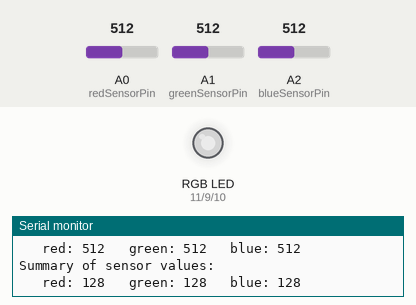
Bench run of a program on a simulated Arduino Uno, built with avr-gcc and run on an emulated ATmega328P. On the bench: an RGB LED mixed from three pins (HIGH = lit), the last lines printed to the serial monitor. The test bench sets the inputs (shaded band); at power-on: A0 (redSensorPin) = 512, A2 (blueSensorPin) = 512, A1 (greenSensorPin) = 512. Dim RGB values are drawn brighter than linear.

Above: at 1.8 s.
1.9 s: A0 (redSensorPin) set to 716
At 3.4 s:
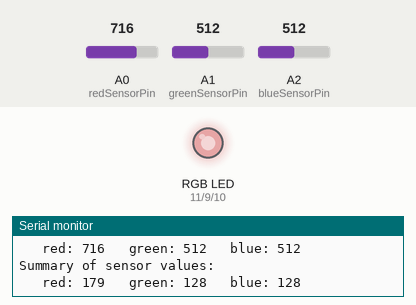
3.7 s: A2 (blueSensorPin) set to 716
At 5.5 s:
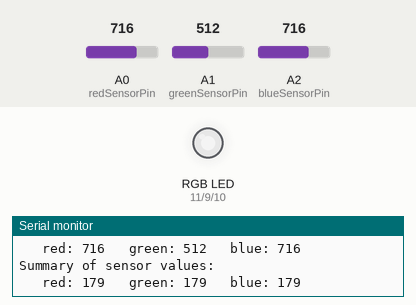
5.8 s: A0 (redSensorPin) set to 900
At 7.5 s:
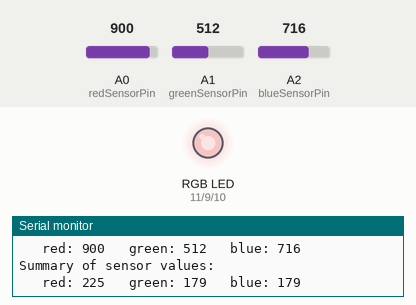
8.0 s: A2 (blueSensorPin) set to 900
At 9.6 s:
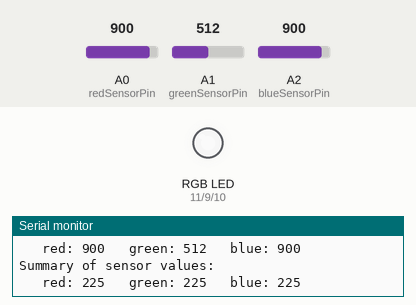
10.1 s: A0 (redSensorPin) set to 511
At 11.6 s:
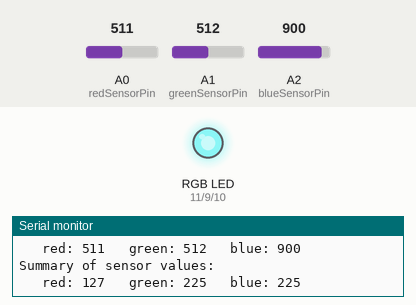
12.2 s: A2 (blueSensorPin) set to 122
At 13.6 s:
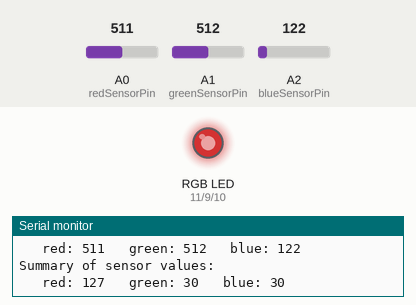
Timing chart, 0 to 15.2 s (numbered marks = the images above; inputs shaded):
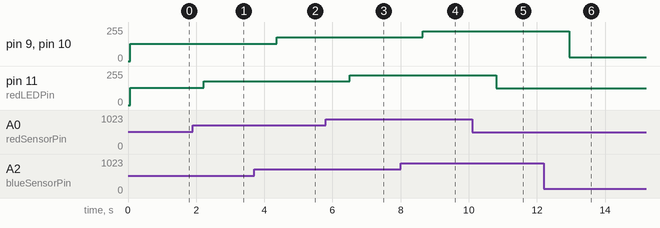

The program:

main.cpp
```cpp
#include <Arduino.h>

const int greenLEDPin = 9;
const int redLEDPin = 11;
const int blueLEDPin = 10;

const int redSensorPin = A0;
const int greenSensorPin = A1;
const int blueSensorPin = A2;

int redValue = 0;
int greenValue = 0;
int blueValue = 0;

int redSensorValue = 0;
int greenSensorValue = 0;
int blueSensorValue = 0;

void setup() {
  Serial.begin(9600);

  pinMode(greenLEDPin, OUTPUT);
  pinMode(redLEDPin, OUTPUT);
  pinMode(blueLEDPin, OUTPUT);
}

void loop() {
  redSensorValue = analogRead(redSensorPin);
  delay(5);

  greenSensorValue = analogRead(greenSensorPin);
  delay(5);

  blueSensorValue = analogRead(blueSensorPin);
  delay(5);

  Serial.println("Raw data from sensor:");
  Serial.print("\t red: ");
  Serial.print(redSensorValue);
  Serial.print("\t green: ");
  Serial.print(greenSensorValue);
  Serial.print("\t blue: ");
  Serial.println(blueSensorValue);

  // Raw sensor values range from 0 to 1023, convert to RGB, 0 to 255
  redValue = redSensorValue/4;
  greenValue = blueSensorValue/4;
  blueValue = blueSensorValue/4;

  Serial.println("Summary of sensor values:");
  Serial.print("\t red: ");
  Serial.print(redValue);
  Serial.print("\t green: ");
  Serial.print(greenValue);
  Serial.print("\t blue: ");
  Serial.println(blueValue);

  // Digital pins output binary signals (0/1). To control LED brightness, we use Pulse Width
  // Modulation (PWM), which adjusts the ratio of time the signal is 1 versus 0. This creates
  // a perceived analog output, dimming the LEDs based on the duty cycle (percentage of time
  // the signal stays high during each cycle)
  analogWrite(redLEDPin, redValue);
  analogWrite(greenLEDPin, greenValue);
  analogWrite(blueLEDPin, blueValue);
  delay(1000);
}
```

Measured:
- after the input at 1.9 s, pin 11 (redLEDPin): 128/255 → 179/255 after 0.32 s
- after the input at 3.7 s, pin 9 (greenLEDPin), pin 10 (blueLEDPin): 128/255 → 179/255 after 0.66 s
- after the input at 5.8 s, pin 11 (redLEDPin): 179/255 → 225/255 after 0.71 s
- after the input at 8.0 s, pin 9 (greenLEDPin), pin 10 (blueLEDPin): 179/255 → 225/255 after 0.65 s
- after the input at 10.1 s, pin 11 (redLEDPin): 225/255 → 127/255 after 0.70 s
- after the input at 12.2 s, pin 9 (greenLEDPin), pin 10 (blueLEDPin): 225/255 → 30/255 after 0.74 s
